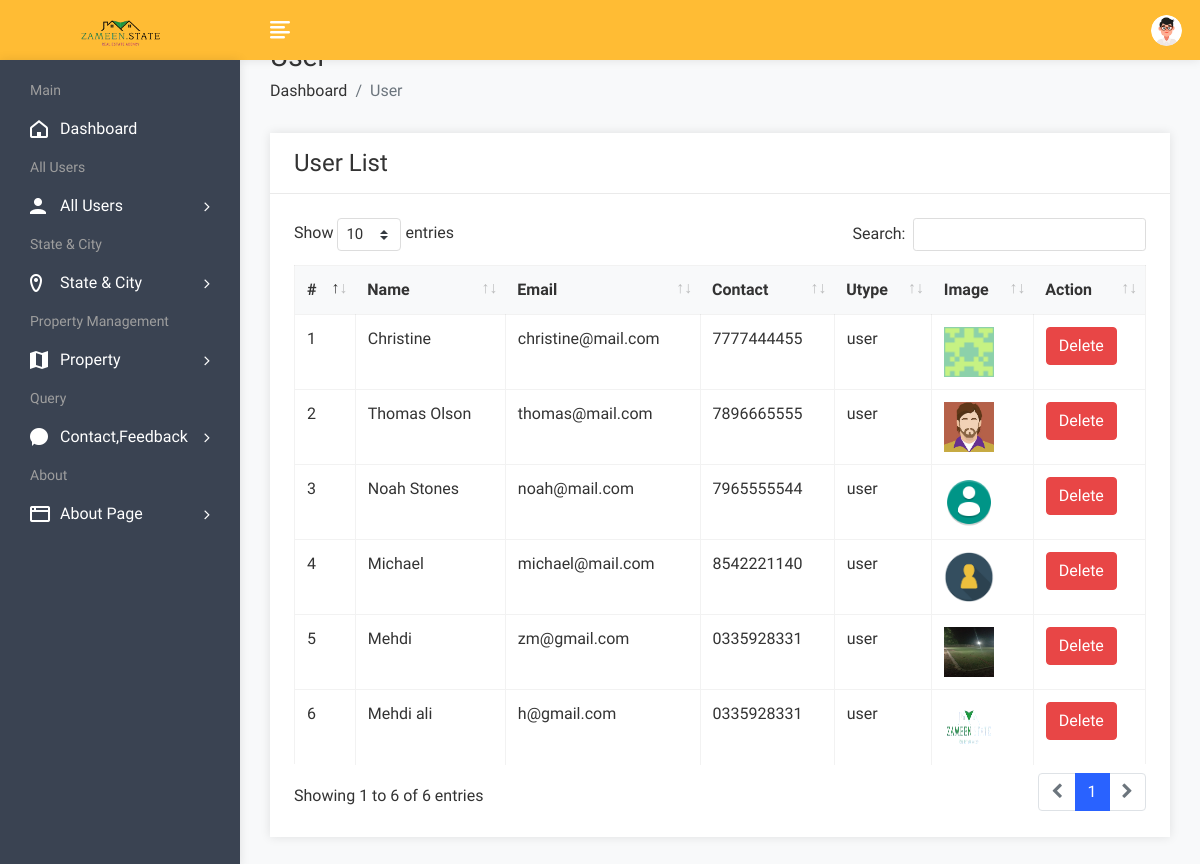
The page /admin/userlist.php (signed in) on the database its author committed.
### tables this page shows
CREATE TABLE `user` (
  `uid` int(50) NOT NULL,
  `uname` varchar(100) NOT NULL,
  `uemail` varchar(100) NOT NULL,
  `uphone` varchar(20) NOT NULL,
  `upass` varchar(50) NOT NULL,
  `utype` varchar(50) NOT NULL,
  `uimage` varchar(300) NOT NULL
);

### admin/userlist.php (the view, shortened to what this page needs)
<!DOCTYPE html>
<html lang="en">
<head>
        <link rel="stylesheet" href="assets/css/bootstrap.min.css">
        <link rel="stylesheet" href="assets/css/font-awesome.min.css">
        <link rel="stylesheet" href="assets/css/feathericon.min.css">
		<link rel="stylesheet" href="assets/plugins/datatables/dataTables.bootstrap4.min.css">
		<link rel="stylesheet" href="assets/plugins/datatables/responsive.bootstrap4.min.css">
		<link rel="stylesheet" href="assets/plugins/datatables/select.bootstrap4.min.css">
		<link rel="stylesheet" href="assets/plugins/datatables/buttons.bootstrap4.min.css">
        <link rel="stylesheet" href="assets/css/style.css">
    </head>
    <body>
				<?php include("header.php"); ?>
            <div class="page-wrapper">
                <div class="content container-fluid">
					<div class="page-header">
						<div class="row">
							<div class="col">
								<h3 class="page-title">User</h3>
								<ul class="breadcrumb">
									<li class="breadcrumb-item"><a href="dashboard.php">Dashboard</a></li>
									<li class="breadcrumb-item active">User</li>
								</ul>
							</div>
						</div>
					</div>
					<div class="row">
						<div class="col-sm-12">
							<div class="card">
								<div class="card-header">
									<h4 class="card-title">User List</h4>
								</div>
								<div class="card-body">
									<table id="basic-datatable" class="table table-bordered table-hover">
                                            <thead>
                                                <tr>
                                                    <th>#</th>
                                                    <th>Name</th>
                                                    <th>Email</th>
                                                    <th>Contact</th>
                                                    <th>Utype</th>
													<th>Image</th>
                                                    <th>Action</th>
                                                </tr>
                                            </thead>
                                            <tbody>
											<?php
												$query=mysqli_query($con,"select * from user where utype='user'");
												$cnt=1;
												while($row=mysqli_fetch_row($query))
													{
											?>
                                                <tr>
                                                    <td><?php echo $cnt; ?></td>
                                                    <td><?php echo $row['1']; ?></td>
                                                    <td><?php echo $row['2']; ?></td>
                                                    <td><?php echo $row['3']; ?></td>
                                                    <td><?php echo $row['5']; ?></td>
													<td><img src="user/<?php echo $row['6']; ?>" height="50px" width="50px"></td>
                                                    <td><a href="userdelete.php?id=<?php echo $row['0']; ?>"><button class="btn btn-danger">Delete</button></a></td>
                                                </tr>
                                                <?php
												$cnt=$cnt+1;
												}
												?>
                                            </tbody>
                                        </table>
								</div>
							</div>
						</div>
					</div>
				</div>
			</div>
    </body>
</html>

### rows shown on the page
user: uname "Christine", uemail "christine@mail.com", uphone "7777444455", utype "user", uimage (picture)
user: uname "Thomas Olson", uemail "thomas@mail.com", uphone "7896665555", utype "user", uimage (picture)
user: uname "Noah Stones", uemail "noah@mail.com", uphone "7965555544", utype "user", uimage (picture)
user: uname "Michael", uemail "michael@mail.com", uphone "8542221140", utype "user", uimage (picture)
user: uname "Mehdi", uemail "zm@gmail.com", uphone "0335928331", utype "user", uimage (picture)
user: uname "Mehdi ali", uemail "h@gmail.com", uphone "0335928331", utype "user", uimage (picture)
